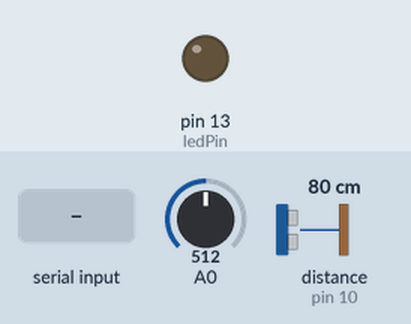
Simulated run of this sketch. Board: Arduino Uno, built with avr-gcc and run on an emulated ATmega328P. On the bench: output pins drawn as LEDs (lit = HIGH). Wiring (inferred from the names in the program): ultrasonic range finder: trigger pin 9; echo pin 10. The inputs (shaded band) are chosen by the test bench; at power-on: A0 = 512, distance to the obstacle (sensor on pin 10) 80 cm. The echo pulse lasts 58.3 µs per cm; pins used as bus, display or sensor lines are not drawn; what the sketch prints to the serial monitor is not drawn.

Above: at 1.2 s.
1.3 s: "LED_ON\n" received over Serial
At 2.5 s:
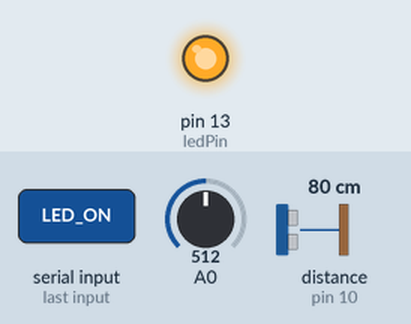
6.0 s: "LED_OFF\n" received over Serial
At 6.6 s:
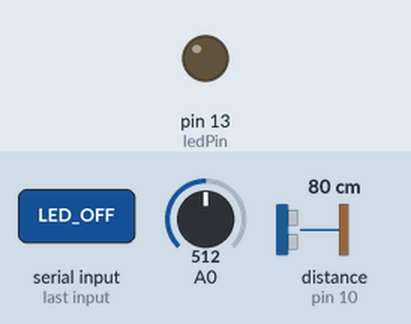
Timing chart, 0 to 9.0 s (numbered marks = the images above; inputs shaded):
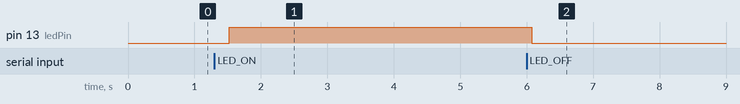

The sketch:

arduino_code.ino
```cpp
/*
  Ultrasonic Sensor HC-SR04 and Arduino Tutorial

  by Dejan Nedelkovski,
  www.HowToMechatronics.com

*/
// defines pins numbers
const int trigPin = 9;
const int echoPin = 10;
const int ledPin = 13;
// defines variables
long duration;
int distance;
void setup() {


  pinMode(trigPin, OUTPUT); // Sets the trigPin as an Output
  pinMode(echoPin, INPUT); // Sets the echoPin as an Input
  pinMode(ledPin, OUTPUT); // Set the LED pin as an output
  Serial.begin(9600); // Starts the serial communication
}
void loop() {
  int potentiometerValue = analogRead(A0);

  // Clears the trigPin
  digitalWrite(trigPin, LOW);
  delayMicroseconds(2);
  // Sets the trigPin on HIGH state for 10 micro seconds
  digitalWrite(trigPin, HIGH);
  delayMicroseconds(10);
  digitalWrite(trigPin, LOW);
  // Reads the echoPin, returns the sound wave travel time in microseconds
  duration = pulseIn(echoPin, HIGH);
  // Calculating the distance
  distance = duration * 0.0343 / 2;
  // Prints the distance on the Serial Monitor
  Serial.print("Distance: ");
  Serial.println(distance);
  Serial.print("Rezistance: ");
  Serial.println(potentiometerValue);
  static bool ledState = false;
  if (Serial.available() > 0) {   // Check if data is available on Serial port
    String incomingData = Serial.readStringUntil('\n');  // Read the incoming string
    if (incomingData == "LED_ON" && !ledState) {
      digitalWrite(ledPin, HIGH);  // Turn LED on
      ledState = true;
    } else if (incomingData == "LED_OFF" && ledState) {
      digitalWrite(ledPin, LOW);   // Turn LED off
      ledState = false;
    }
  }

  delay(500);
}
```

Measured:
- after the input at 1.3 s, pin 13 (ledPin): LOW → HIGH after 0.22 s
- after the input at 6.0 s, pin 13 (ledPin): HIGH → LOW after 0.08 s
